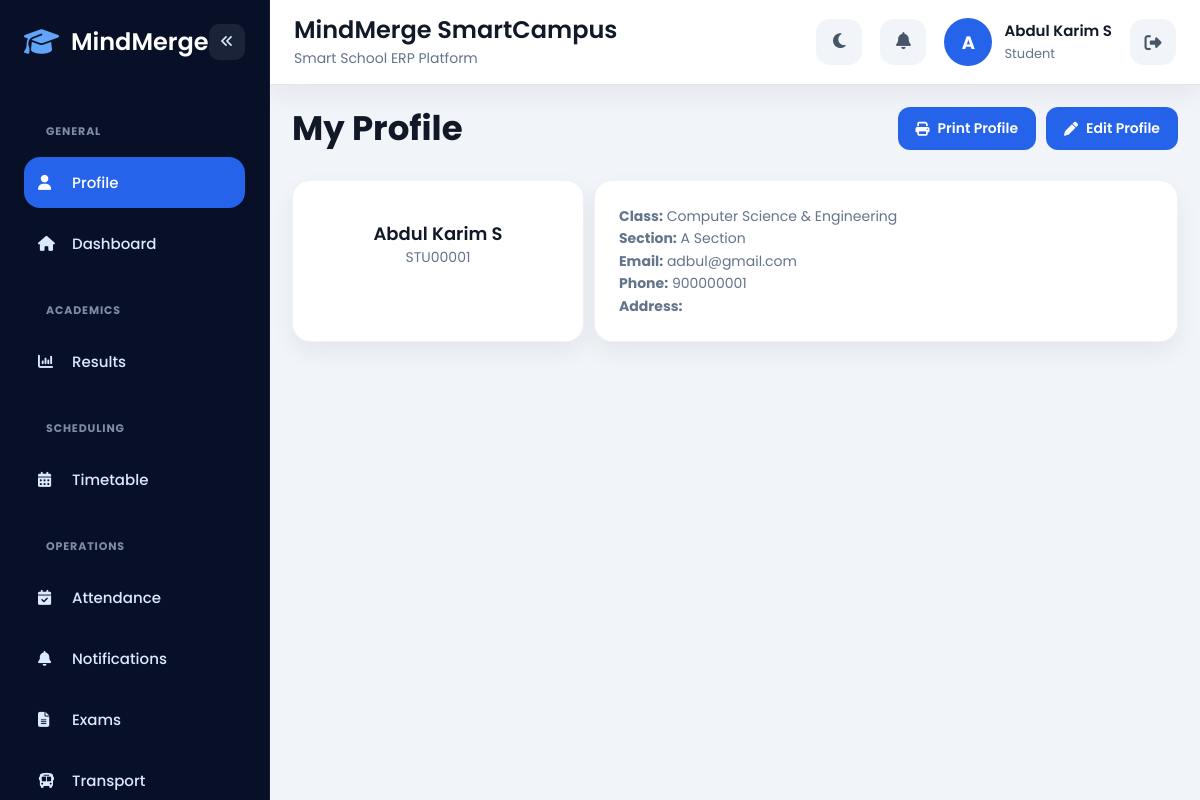
Screenshot of /student/profile/index.php (signed in) with the database file from the repository.
### tables this page shows
CREATE TABLE `users` (
  `id` int(11) NOT NULL,
  `full_name` varchar(100) NOT NULL,
  `email` varchar(100) NOT NULL,
  `phone` varchar(20) NOT NULL,
  `password` varchar(255) NOT NULL,
  `role` enum('admin','teacher','student','parent') NOT NULL,
  `profile_photo` varchar(255) DEFAULT 'default.png',
  `theme_preference` varchar(20) DEFAULT 'light',
  `created_at` timestamp NOT NULL DEFAULT current_timestamp(),
  `admin_id` varchar(50) DEFAULT NULL
);

CREATE TABLE `students` (
  `id` int(11) NOT NULL,
  `user_id` int(11) NOT NULL,
  `student_id` varchar(50) DEFAULT NULL,
  `class_id` int(11) DEFAULT NULL,
  `section_id` int(11) DEFAULT NULL,
  `class_name` varchar(30) DEFAULT NULL,
  `section_name` varchar(30) DEFAULT NULL,
  `dob` date DEFAULT NULL,
  `gender` varchar(20) DEFAULT NULL,
  `address` text DEFAULT NULL,
  `parent_phone` varchar(20) DEFAULT NULL,
  `created_at` timestamp NOT NULL DEFAULT current_timestamp()
);

CREATE TABLE `classes` (
  `class_id` int(11) NOT NULL,
  `class_code` varchar(20) DEFAULT NULL,
  `class_name` varchar(50) NOT NULL,
  `description` text DEFAULT NULL,
  `status` enum('active','inactive') DEFAULT 'active',
  `created_at` timestamp NOT NULL DEFAULT current_timestamp()
);

CREATE TABLE `sections` (
  `section_id` int(11) NOT NULL,
  `class_id` int(11) NOT NULL,
  `section_code` varchar(50) NOT NULL,
  `section_name` varchar(100) NOT NULL,
  `capacity` int(11) DEFAULT 50,
  `status` enum('active','inactive') DEFAULT 'active',
  `created_at` timestamp NOT NULL DEFAULT current_timestamp()
);

### shared/services/ProfileService.php (called while the page is built, shortened)
<?php
class ProfileService
{
    private mysqli $conn;
    public function __construct(mysqli $conn)
    {
        $this->conn = $conn;
    }
    public function getProfileData(int $user_id, string $role): array
    {
        $user = mysqli_fetch_assoc(mysqli_query(
            $this->conn,
            "SELECT * FROM users WHERE id = '$user_id' LIMIT 1"
        ));
        $data = [
            'user'      => $user,
            'role'      => $role,
            'role_data' => null,
            'extra'     => [],
        ];
        switch ($role) {
            case 'student':
                $data['role_data'] = mysqli_fetch_assoc(mysqli_query(
                    $this->conn,
                    "SELECT st.*, c.class_name, s.section_name
                     FROM students st
                     LEFT JOIN classes c ON c.class_id = st.class_id
                     LEFT JOIN sections s ON s.section_id = st.section_id
                     WHERE st.user_id = '$user_id'"
                ));
                break;
        }
        return $data;
    }
}

### student/profile/index.php (the view, shortened to what this page needs)
<?php
require_once __DIR__ . '/../../config/auth.php';
require_once __DIR__ . '/../../config/db.php';
require_once __DIR__ . '/../../shared/services/ProfileService.php';
require_once __DIR__ . '/../../shared/helpers/portal.php';
$profileService = new ProfileService($conn);
$data = $profileService->getProfileData((int) $_SESSION['user']['id'], 'student');
?>
<!DOCTYPE html>
<html lang="en">
<head>
<link rel="stylesheet" href="../../assets/css/global.css">
<link rel="stylesheet" href="../../assets/css/layout.css">
<link rel="stylesheet" href="../../assets/css/components.css">
<link rel="stylesheet" href="../../assets/css/portals.css">
<link rel="stylesheet" href="https://cdnjs.cloudflare.com/ajax/libs/font-awesome/6.5.1/css/all.min.css">
</head>
<body>
<div class="app-layout">
<?php include('../../partials/sidebar.php'); ?>
<div class="main-content">
<?php include('../../partials/topbar.php'); ?>
<div class="page-content">
<div class="page-header">
<div><h1>My Profile</h1></div>
<div style="display:flex;gap:10px;">
<a href="print.php" class="btn btn-primary" target="_blank"><i class="fa-solid fa-print"></i> Print Profile</a>
<a href="../../profile/index.php" class="btn btn-primary"><i class="fa-solid fa-pen"></i> Edit Profile</a>
</div>
</div>
<div class="dashboard-grid" style="grid-template-columns:1fr 2fr;">
<div class="dashboard-card" style="text-align:center;">
<h3 style="margin-top:16px;"><?php echo htmlspecialchars($data['user']['full_name']); ?></h3>
<p><?php echo htmlspecialchars($data['role_data']['student_id'] ?? ''); ?></p>
</div>
<div class="dashboard-card">
<p><strong>Class:</strong> <?php echo htmlspecialchars($data['role_data']['class_name'] ?? '-'); ?></p>
<p><strong>Section:</strong> <?php echo htmlspecialchars($data['role_data']['section_name'] ?? '-'); ?></p>
<p><strong>Email:</strong> <?php echo htmlspecialchars($data['user']['email']); ?></p>
<p><strong>Phone:</strong> <?php echo htmlspecialchars($data['user']['phone'] ?? '-'); ?></p>
<p><strong>Address:</strong> <?php echo htmlspecialchars($data['role_data']['address'] ?? '-'); ?></p>
</div>
</div>
</div></div></div>
</body>
</html>

### partials/topbar.php (shortened to what this page needs)
<?php
$user = $_SESSION['user'];
$full_name = $user['full_name'];
$role = ucfirst($user['role']);
$profile_photo = $user['profile_photo'];
$first_letter = strtoupper(substr($full_name, 0, 1));
$notif_base = BASE_URL . 'notifications/';
?>
<div class="topbar">
<div class="topbar-left">
<div>
<h2>MindMerge SmartCampus</h2>
<p class="topbar-subtitle">Smart School ERP Platform</p>
</div>
</div>
<div class="topbar-right">
<button type="button" id="themeToggle" class="topbar-btn" title="Toggle Theme">
<i class="fa-solid fa-moon"></i>
</button>
<div class="notif-bell-wrap" id="notifBellWrap" data-base="<?php echo htmlspecialchars($notif_base); ?>">
<button type="button" class="topbar-btn notif-bell-btn" id="notifBellBtn" title="Notifications" aria-label="Notifications">
<i class="fa-solid fa-bell"></i>
</button>
</div>
<div class="topbar-profile">
<?php if ($profile_photo != 'default.svg' && file_exists(__DIR__ . "/../assets/uploads/profile/" . $profile_photo)) { ?>
<img src="<?php echo BASE_URL; ?>assets/uploads/profile/<?php echo $profile_photo; ?>" class="profile-img" alt="">
<?php } else { ?>
<div class="profile-letter"><?php echo $first_letter; ?></div>
<?php } ?>
<div class="profile-info">
<h4><?php echo htmlspecialchars($full_name); ?></h4>
<p>
<?php echo (strtolower($role) === 'admin') ? 'Administrator' : htmlspecialchars($role); ?>
</p>
</div>
</div>
<a href="<?php echo BASE_URL; ?>auth/logout.php" class="topbar-btn" title="Logout" style="display:flex;justify-content:center;align-items:center;text-decoration:none;">
<i class="fa-solid fa-right-from-bracket"></i>
</a>
</div>
</div>
<link rel="stylesheet" href="<?php echo BASE_URL; ?>assets/css/notifications.css">

### assets/css/global.css (style rules this page uses)
:root { --primary:#2563eb; --primary-dark:#1d4ed8; --bg:#f1f5f9; --sidebar:#081028; --card:#ffffff; --text:#111827; --muted:#64748b; --success:#22c55e; --danger:#ef4444; --warning:#f59e0b; --radius-lg:18px; --radius-md:14px; --radius-sm:10px; --shadow: 0 10px 25px rgba(0,0,0,0.06); }
* { margin:0; padding:0; box-sizing:border-box; }
html, body { width:100%; overflow-x:hidden; scroll-behavior:smooth; }
body { font-family:'Poppins',sans-serif; background:var(--bg); color:var(--text); font-size:15px; }
h1 { font-size:34px; font-weight:700; line-height:1.2; }
h2 { font-size:24px; font-weight:600; line-height:1.3; }
h3 { font-size:18px; font-weight:600; line-height:1.4; }
h4 { font-size:15px; font-weight:600; }
p { color:var(--muted); line-height:1.6; font-size:14px; }
.page-content { padding:24px; width:100%; max-width:1500px; margin:auto; }
@media (max-width:1200px) { .page-content { padding:22px; } }

### assets/css/layout.css (style rules this page uses)
.app-layout { display:flex; min-height:100vh; background:var(--bg); }
.main-content { margin-left:270px; width:100%; min-height:100vh; transition:0.3s; }
.topbar { height:85px; background:white; display:flex; justify-content:space-between; align-items:center; padding:0 24px; box-shadow:var(--shadow); border-bottom:1px solid #e2e8f0; position:sticky; top:0; z-index:500; }
.topbar-left, .topbar-right { display:flex; align-items:center; gap:18px; }
.topbar-subtitle { font-size:14px; margin-top:2px; }
.topbar-btn { width:46px; height:46px; border:none; border-radius:14px; background:#f1f5f9; cursor:pointer; font-size:17px; transition:0.3s; color:#475569; }
.topbar-profile { display:flex; align-items:center; gap:12px; }
.profile-letter { width:48px; height:48px; border-radius:50%; background:var(--primary); color:white; display:flex; justify-content:center; align-items:center; font-weight:700; font-size:18px; }
.profile-info h4 { font-size:15px; margin-bottom:2px; }
.profile-info p { font-size:13px; }

### assets/css/components.css (style rules this page uses)
.dashboard-grid { display:grid; grid-template-columns: repeat(auto-fit,minmax(260px,1fr)); gap:10px; }
.dashboard-card { background:var(--card); border-radius:var(--radius-lg); box-shadow:var(--shadow); transition:0.3s; width:100%; overflow:hidden; padding:24px; border:1px solid rgba(148,163,184,.15); }
.btn { border:none; padding:11px 18px; border-radius:12px; cursor:pointer; font-weight:600; transition:0.3s; text-decoration:none; display:inline-flex; align-items:center; justify-content:center; gap:8px; font-size:14px; }
.btn-primary { background:var(--primary); color:white; }
.page-header { display:flex; justify-content:space-between; align-items:center; gap:20px; flex-wrap:wrap; margin-bottom:30px; }

### assets/css/notifications.css (style rules this page uses)
.notif-bell-wrap { position:relative; }
.notif-bell-btn { position:relative; }

### rows the page displays
users: full_name "A", full_name "Abdul Karim S", role "Student", email "adbul@gmail.com", phone "900000001"
students: student "STU00001", class.class_name "Computer Science & Engineering", section.section_name "A Section"

### other values shown
$group['label'] "GENERAL"
$config['label'] "Profile"
$config['label'] "Dashboard"
$group['label'] "ACADEMICS"
$config['label'] "Results"
$group['label'] "SCHEDULING"
$config['label'] "Timetable"
$group['label'] "OPERATIONS"
$config['label'] "Attendance"
$config['label'] "Notifications"
$config['label'] "Exams"
$config['label'] "Transport"
